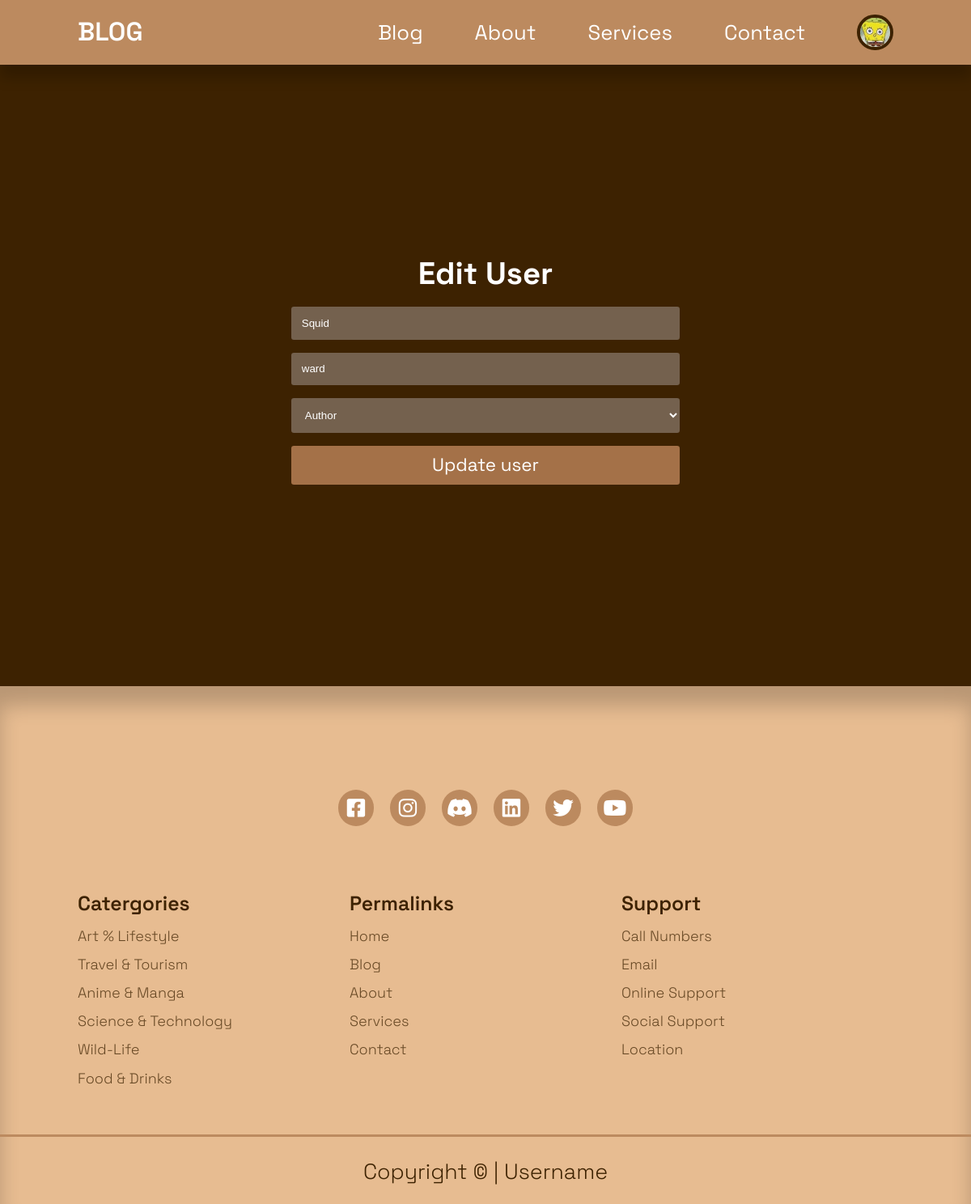
Page /admin/edit-user.php?id=3 (signed in) on the committed database.
### tables this page shows
CREATE TABLE `users` (
  `id` int(10) UNSIGNED NOT NULL,
  `firstname` varchar(30) NOT NULL,
  `lastname` varchar(30) NOT NULL,
  `username` varchar(30) NOT NULL,
  `email` varchar(60) NOT NULL,
  `password` varchar(255) NOT NULL,
  `avatar` varchar(100) NOT NULL,
  `is_admin` tinyint(1) NOT NULL
);

### admin/edit-user.php (the view, shortened to what this page needs)
<?php
  include 'partials/header.php';
  if(isset($_GET['id'])){
    $id = filter_var($_GET['id'], FILTER_SANITIZE_NUMBER_INT);
    $query = "SELECT * FROM users WHERE id = $id";
    $result = mysqli_query($connection,$query);
    $user = mysqli_fetch_assoc($result);
  } else{
    header('location :' . ROOT_URL . 'admin/manage-users.php');
    die();
  }
?>
<main>
  <section class="form-selection">
    <div class="container form-section-container">
      <h2>Edit User</h2>
      <form action="<?= ROOT_URL ?>admin/edit-user-logic.php" method="post">
        <input type="text" name="firstname" placeholder="First Name" value="<?= $user['firstname'] ?>">
        <input type="text" name="lastname" placeholder="Last Name" value="<?= $user['lastname'] ?>">
        <select name="user-role">
          <option value="0">Author</option>
        </select>
        <button class="add-user-submit-button" name="submit" type="submit">Update user</button>
      </form>
    </div>
  </section>
</main>
<?php
  include'../partials/footer.php'
?>

### admin/partials/header.php (shortened to what this page needs)
<?php
  require'config/db.php';
   if(isset($_SESSION['user-id'])){
    $id = filter_var($_SESSION['user-id'], FILTER_SANITIZE_NUMBER_INT);
    $query = "SELECT avatar FROM users WHERE id = $id";
    $result = mysqli_query($connection, $query);
    $avatar = mysqli_fetch_assoc($result);
  }
?>
<!DOCTYPE html>
<html lang="en">
<head>
  <link rel="stylesheet" href="https://cdnjs.cloudflare.com/ajax/libs/font-awesome/6.4.0/css/all.min.css" />
  <link rel="stylesheet" href="../css/styles.css">
  <link rel="stylesheet" href="../css/form.css">
  <link rel="stylesheet" href="../css/dashboard.css">
</head>
<body>
  <header>
    <nav>
      <div class="container navbar-container">
        <a class="navbar-logo" href="<?= ROOT_URL ?>">BLOG</a>
        <ul class="navbar-items">
          <li><a href="<?= ROOT_URL ?>blog.php">Blog</a></li>
          <li><a href="<?= ROOT_URL ?>about.php">About</a></li>
          <li><a href="<?= ROOT_URL ?>services.php">Services</a></li>
          <li><a href="<?= ROOT_URL ?>contact.php">Contact</a></li>
          <?php if(isset($_SESSION['user-id'])) : ?>
            <li class="navbar-profile">
            <div class="avatar">
              <img src="<?= ROOT_URL . 'images/' . $avatar['avatar'] ?>">
            </div>
          </li>
          <?php else : ?>
          <li><a href="<?= ROOT_URL ?>login.php">login</a></li>
          <?php endif ?>
        </ul>
      </div>
    </nav>
  </header>
</body>
</html>

### css/styles.css (style rules this page uses)
:root { --color-primary: #bc8a5f; --color-primary-light: hsl(242, 91%, 69%, 18%); --color-primary-variant: #d4a276; --color-primary1: #e7bc91; --color-primary2: #bc8a5f; --color-primary3: #a47148; --color-red: #da0f3f; --color-red-light: #db0f3f26; --color-green: #00c476; --color-green-light: #00c27426; --color-dark-gray: #f2f2fe4d; --color-light-gray: #f2f2feb3; --color-white: #ffffff; --color-black: #000000; --color-background-light: #573100; --color-background: #3d2201; --transition: all 0.15s ease; --color-secondary-dark: #0c013d; }
* { box-sizing: border-box; margin: 0; padding: 0; outline: 0; list-style-type: none; text-decoration: none; text-align: none; }
body { font-family: 'Space Grotesk', sans-serif; line-height: 1.6; color: var(--color-light-gray); overflow-x: hidden; background-color: var(--color-background); }
.container { width: 70%; max-width: 1800px; margin: 0 auto; }
section { margin-top: 3rem; width: 100vw; }
h1, h2, h3, h4, h5 { color: var(--color-white); line-height: 1.3; }
h2 { font-size: 1.7rem; margin: 1rem 0; }
a { color: var(--color-white); transition: var(--transition); font-size: 1.6rem; }
img { display: block; width: 100%; object-fit: cover; }
nav { background: var(--color-primary); width: 100vw; height: 5rem; position: fixed; top: 0; z-index: 10; box-shadow: 0 1rem 1rem rgba(0, 0, 0, 0.2); }
.navbar-container { height: 100%; display: flex; justify-content: space-between; align-items: center; }
.avatar { width: 2.8rem; height: 2.8rem; border-radius: 50%; overflow: hidden; border: 0.3rem solid var(--color-background); }
.navbar-logo { font-weight: 600; font-size: 2rem; }
.navbar-items { display: flex; align-items: center; gap: 4rem; }
.navbar-profile { position: relative; cursor: pointer; }
@media screen and (max-width: 1240px) { .container { width: 84%; } }

### css/form.css (style rules this page uses)
:root { --color-primary: #bc8a5f; --color-primary-light: hsl(242, 91%, 69%, 18%); --color-primary-variant: #d4a276; --color-primary1: #e7bc91; --color-primary2: #bc8a5f; --color-primary3: #a47148; --color-red: #ff0000; --color-red-light: #e7003626; --color-green: #00c476; --color-green-light: #00c27426; --color-dark-gray: #f2f2fe4d; --color-light-gray: #f2f2feb3; --color-white: #ffffff; --color-black: #000000; --color-background-light: #573100; --color-background: #3d2201; --transition: all 0.15s ease; --color-secondary-dark: #0c013d; }
.form-selection { display: grid; place-items: center; height: 100vh; }
.form-section-container { width: 30%; }
.form-section-container > h2 { text-align: center; font-size: 2.4rem; }
form, .form-control { display: flex; flex-direction: column; gap: 1rem; }
input, textarea, select { padding: 0.8rem 0.8rem; border-radius: 0.2rem; border: 0px; background-color: var(--color-dark-gray); color: var(--color-white); }
.signup-submit-button, .login-submit-button, .add-category-submit-button, .add-post-submit-button, .add-user-submit-button { display: inline-block; font-size: 1.4rem; font-family: 'Space Grotesk', sans-serif; width: 100%; padding: 0.6rem 1.2rem; border: none; color: var(--color-white); background-color: var(--color-primary3); border-radius: 0.2rem; transition: var(--transition); }
@media screen and (max-width: 1240px) { .form-section-container { width: 40%; } }

### css/dashboard.css (style rules this page uses)
:root { --color-primary:#BC8A5F; --color-primary-light:hsl(242,91%,69%,18%); --color-primary-variant:#D4A276; --color-primary1:#E7BC91; --color-primary2:#BC8A5F; --color-primary3:#A47148; --color-primary4:#7c3e0b; --color-red:#ff0000; --color-red-light:#e7003626; --color-green:#00c476; --color-green-light:#00c27426; --color-dark-gray:#f2f2fe4d; --color-light-gray:#f2f2feb3; --color-white:#ffffff; --color-black:#000000; --color-background-light: #573100; --color-background: #3d2201; --transition:all 0.15s ease; --color-secondary-dark:#0c013d; }

### rows in the picture
users: avatar (picture)
users: firstname "Squid", lastname "ward"
